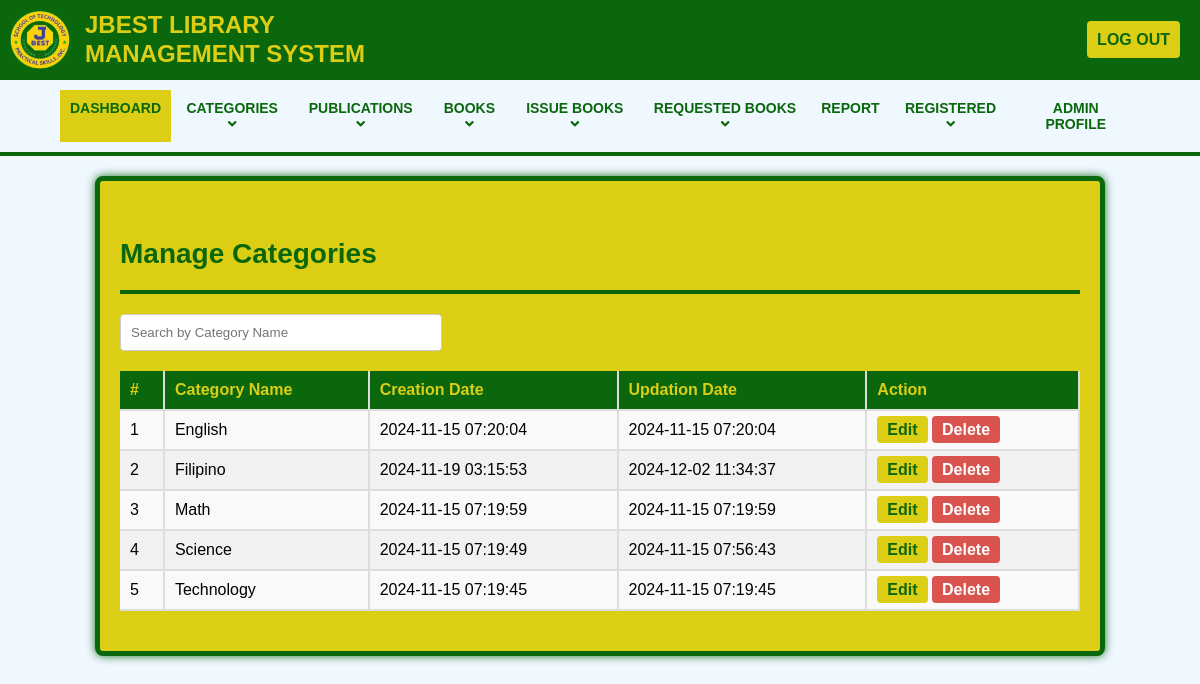
The app's page /admin/manage-categories.php with its own data.
### tables this page shows
CREATE TABLE `tblcategory` (
  `id` int(11) NOT NULL,
  `CategoryName` varchar(150) DEFAULT NULL,
  `Status` int(1) DEFAULT NULL,
  `CreationDate` timestamp NULL DEFAULT current_timestamp(),
  `UpdationDate` timestamp NOT NULL DEFAULT current_timestamp() ON UPDATE current_timestamp()
);

### admin/manage-categories.php (the view, shortened to what this page needs)
<?php
include('includes/config.php');
$searchTerm = isset($_POST['searchTerm']) ? $_POST['searchTerm'] : '';
$sortBy = isset($_GET['sortBy']) ? $_GET['sortBy'] : 'CategoryName';
$order = isset($_GET['order']) ? $_GET['order'] : 'ASC';
$order = strtoupper($order) === 'DESC' ? 'DESC' : 'ASC';
?>
<!DOCTYPE html>
<html lang="en">
<head>
    <link rel="stylesheet" href="https://cdnjs.cloudflare.com/ajax/libs/font-awesome/5.15.4/css/all.min.css">
    <link rel="stylesheet" href="assets/css/admin.css">
    <link rel="stylesheet" href="assets/css/tables.css">
</head>
<body>
    <?php include('includes/header.php'); ?>
    <div class="content-wrapper">
        <div class="container">
            <div class="row pad-botm">
                <div class="col-md-12">
                    <h4 class="header-line">Manage Categories</h4>
                </div>
            </div>
            <div class="search-box">
                <form>
                    <input type="text" id="searchTerm" name="searchTerm" placeholder="Search by Category Name">
                </form>
            </div>
            <div class="row">
                <div class="col-md-12">
                    <div class="table-container">
                        <table class="table">
                            <thead>
                                <tr>
                                    <th>#</th>
                                    <th><a href="?sortBy=CategoryName&order=<?php echo ($sortBy == 'CategoryName' && $order == 'ASC') ? 'DESC' : 'ASC'; ?>">Category Name</a></th>
                                    <th><a href="?sortBy=CreationDate&order=<?php echo ($sortBy == 'CreationDate' && $order == 'ASC') ? 'DESC' : 'ASC'; ?>">Creation Date</a></th>
                                    <th><a href="?sortBy=UpdationDate&order=<?php echo ($sortBy == 'UpdationDate' && $order == 'ASC') ? 'DESC' : 'ASC'; ?>">Updation Date</a></th>
                                    <th>Action</th>
                                </tr>
                            </thead>
                            <tbody id="categoryTable">
                                <?php
                                $query = "SELECT ID, CategoryName, CreationDate, UpdationDate FROM tblcategory WHERE CategoryName LIKE '%$searchTerm%' ORDER BY $sortBy $order";
                                $result = mysqli_query($conn, $query);
                                if (mysqli_num_rows($result) > 0) {
                                    $cnt = 1;
                                    while ($row = mysqli_fetch_assoc($result)) {
                                        echo "<tr>";
                                        echo "<td>" . $cnt . "</td>";
                                        echo "<td>" . $row['CategoryName'] . "</td>";
                                        echo "<td>" . $row['CreationDate'] . "</td>";
                                        echo "<td>" . $row['UpdationDate'] . "</td>";
                                        echo '<td>
                                            <a href="edit_category.php?id=' . $row['ID'] . '" class="btn btn-primary btn-sm">Edit</a>
                                            <a href="#" onclick="confirmDelete(' . $row['ID'] . ')" class="btn btn-danger btn-sm">Delete</a>
                                        </td>';
                                        echo "</tr>";
                                        $cnt++;
                                    }
                                } else {
                                    echo "<tr><td colspan='5'>No categories found.</td></tr>";
                                }
                                ?>
                            </tbody>
                        </table>
                    </div>
                </div>
            </div>
        </div>
    </div>
</body>
</html>

### admin/assets/css/admin.css (style rules this page uses)
body { margin: 0; font-family: Arial, sans-serif; background-color: aliceblue; }
.content-wrapper { padding: 20px; background-color: #dbce15; border-radius: 8px; border: 5px solid #0a670c; box-shadow: 0 0 10px rgba(10, 103, 12, 0.9); margin: 20px auto; max-width: 80%; }
.header-line { font-size: 28px; color: #0A670C; font-weight: bold; margin-bottom: 20px; border-bottom: 4px solid #0a670c; padding-bottom: 20px; }

### admin/assets/css/tables.css (style rules this page uses)
table { width: 100%; border-collapse: collapse; margin-bottom: 20px; font-family: Arial, sans-serif; background-color: white; }
table thead th { background-color: #0a670c; color: #dbce15; padding: 10px; text-align: left; font-weight: bold; border-bottom: 2px solid #ddd; border-right: 2px solid #ddd; }
table thead th a { color: #dbce15; text-decoration: none; }
table tbody td { padding: 10px; border-bottom: 2px solid #ddd; border-right: 2px solid #ddd; }
table tbody tr:nth-child(odd) { background-color: #f9f9f9; }
table tbody tr:nth-child(even) { background-color: #f1f1f1; }
.btn { padding: 5px 10px; border-radius: 4px; text-decoration: none; color: #fff; }
.btn-primary { background-color: #dbce15; color: #0a670c; font-weight: 600; border: none; }
.btn-danger { background-color: #d9534f; font-weight: 600; border: none; }
.search-box input { width: 300px; padding: 10px; border-radius: 4px; border: 1px solid #ccc; margin-bottom: 20px; }

### admin/manage-categories.php (style rules this page uses)
.table-container { max-height: 400px; overflow-y: auto; overflow-x: auto; display: block; width: 100%; }
.table th, .table td { white-space: nowrap; }
.table thead th { position: sticky; top: 0; z-index: 1; }

### records on screen
tblcategory: CategoryName "English", CreationDate "2024-11-15 07:20:04", UpdationDate "2024-11-15 07:20:04"
tblcategory: CategoryName "Filipino", CreationDate "2024-11-19 03:15:53", UpdationDate "2024-12-02 11:34:37"
tblcategory: CategoryName "Math", CreationDate "2024-11-15 07:19:59", UpdationDate "2024-11-15 07:19:59"
tblcategory: CategoryName "Science", CreationDate "2024-11-15 07:19:49", UpdationDate "2024-11-15 07:56:43"
tblcategory: CategoryName "Technology", CreationDate "2024-11-15 07:19:45", UpdationDate "2024-11-15 07:19:45"
